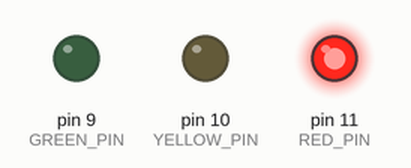
The sketch below on a simulated Arduino Uno, built with avr-gcc and run on an emulated ATmega328P. On the bench: output pins drawn as LEDs (lit = HIGH).

Above: at 2.5 s.
At 5.5 s:
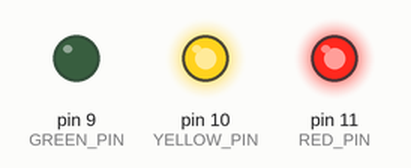
At 8.5 s:
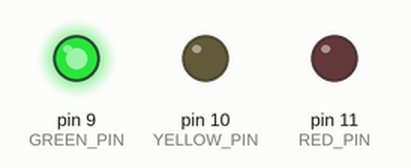
At 11.5 s:
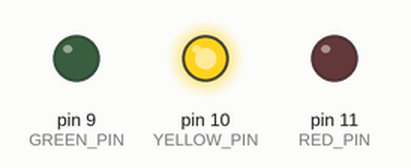
Timing chart, 0 to 15.6 s (numbered marks = the images above):
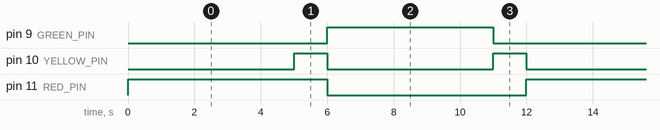

The sketch:

traffic_light.ino
```cpp
// Project: Basic LED Traffic Light
// Description: This code simulates a basic LED Traffic Light
// Author: Ameed Othman
// Date: 03.09.2024

// Define constants
#define GREEN_PIN 9
#define YELLOW_PIN 10
#define RED_PIN 11
const int GREEN_DELAY = 5000;
const int YELLOW_DELAY = 1000;
const int RED_DELAY = 5000;

void setup() {
  pinMode(GREEN_PIN, OUTPUT);
  pinMode(YELLOW_PIN, OUTPUT);
  pinMode(RED_PIN, OUTPUT);
}

void loop() {
  // Start with a red light
  digitalWrite(RED_PIN, HIGH);
  delay(RED_DELAY);
  // turn on yellow with red
  digitalWrite(YELLOW_PIN, HIGH);
  delay(YELLOW_DELAY);
  digitalWrite(RED_PIN, LOW);
  digitalWrite(YELLOW_PIN, LOW);
  // turn on green
  digitalWrite(GREEN_PIN, HIGH);
  delay(GREEN_DELAY);
  digitalWrite(GREEN_PIN, LOW);
  // turn on yellow alone
  digitalWrite(GREEN_PIN, LOW);
  digitalWrite(YELLOW_PIN, HIGH);
  delay(YELLOW_DELAY);
  digitalWrite(YELLOW_PIN, LOW);
}
```

Measured:
- by itself, pin 9 (GREEN_PIN): alternates HIGH for 5.0 s and LOW for 7.0 s
- by itself, pin 10 (YELLOW_PIN): alternates HIGH for 1.0 s and LOW for 5.0 s
- by itself, pin 11 (RED_PIN): alternates HIGH for 6.0 s and LOW for 6.0 s
